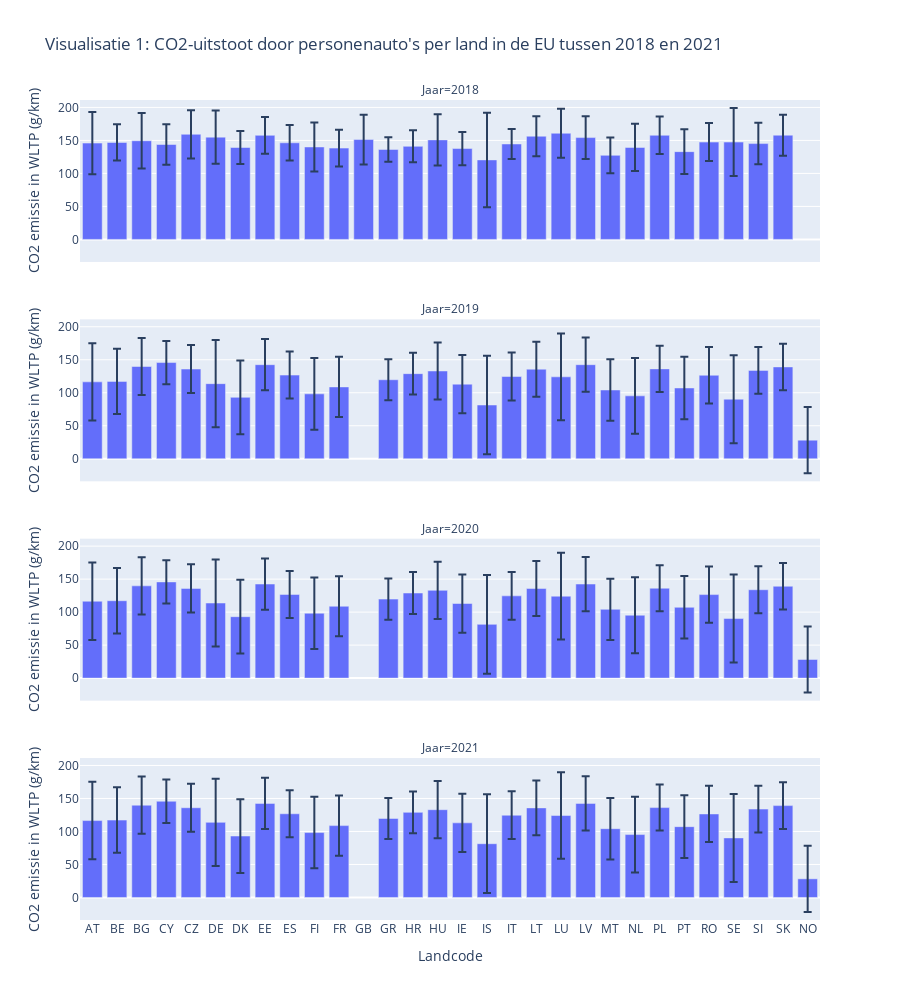

The cell this chart's notebook holds for it:
### Markdown cell above
## Dataset and preprocessing

Voor onze data story hebben wij gebruik gemaakt van de CO2 Cars Emission Datasets van het Europees Mileauagentschap (EEA). Dit zijn 7 datasets die de jaren 2015-2021 vertegenwoordigen en deze bevatten gegevens over de CO2-uitstoot van personenauto's in Europa. In de datasets is informatie te vinden over de uitstoot van meerdere Europese landen en over diverse overige aspecten, waaronder het merk en het model van de auto, het jaar van registratie, het brandstoftype, de CO2-uitstoot in gram per kilometer en andere technische specificaties.

Om onze dataset voor te bereiden op verdere analyse, hebben we een reeks preprocessing-stappen toegepast. Ons doel was om de data schoon te maken, te filteren en te transformeren, zodat het geschikt zou zijn voor onze specifieke behoeften. Ten eerste hebben we de zeven afzonderlijke datasets samengevoegd. Door deze datasets samen te voegen, konden we een meer omvattend beeld krijgen van de CO2-uitstoot van personenauto’s over een periode van zeven jaar waardoor het later makkelijker zou zijn om de visualisaties te creëren. Daarna hebben we onze dataset gefilterd op basis van de kolommen die we nodig hadden voor onze visualisaties en ook de rijen met ontbrekende waarden helemaal verwijderd. Om ervoor te zorgen dat de brandstoftypen consistent waren, hebben we een transformatie toegepast. We hebben de slashes in de brandstoftypen bijvoorbeeld vervangen door streepjes en alle tekst naar kleine letters geconverteerd. Bovendien hebben we een nieuwe kolom toegevoegd aan de dataset, namelijk het jaartal. De originele datasets bevatten deze kolom natuurlijk niet aangezien ze gericht zijn op jaarlijkse uitstoot, maar omdat wij deze datasets hebben samengevoegd was het relevant om het toe te voegen. Vervolgens hebben we alle kolomnamen hernoemd omdat de zeven datasets verschillende namen gebruikten voor dezelfde kolommen. In de ene dataset werd de kolom bijvoorbeeld 'Country' genoemd, terwijl in een andere dataset 'Member state' werd gebruikt. Ten slotte hebben we de rijen met 'Hydrogen' als brandstoftype uitgefilterd.

Door deze preprocessing-stappen toe te passen, hebben we een schone, gefilterde en getransformeerde dataset verkregen, die klaar was voor verdere analyse.

### Code cell
# Plot settings
fig = px.bar(country_emission,
    x="Country",
    y="Ewltp (g/km) mean",
    error_y="Ewltp (g/km) std",
    facet_col="year",
    facet_col_wrap=1,
    title="Visualisatie 1: CO2-uitstoot door personenauto's per land in de EU tussen 2018 en 2021",
    height=1000,
    labels={
        "Ewltp (g/km) mean": "CO2 emissie in WLTP (g/km)",
        "Country": "Landcode",
    },
)
fig.for_each_annotation(lambda a: a.update(text=a.text.replace('year', 'Jaar')))
fig.show()

### Figure 1 — Plotly figure (JSON) as saved in the notebook; plotly's stock layout.template omitted (floating-point values rounded to 4 significant figures)
{"data": [{"alignmentgroup": "True", "error_y": {"array": [47.06, 27.41, 41.88, 30.65, 36.59, 40.3, 25.04, 27.92, 26.8, 37.21, 27.85, 37.64, 18.58, 24.25, 38.87, 25.16, 71.62, 22.78, 30.23, 37.19, 32.45, 27.18, 35.72, 28.39, 33.97, 28.8, 51.49, 31.49, 31.07]}, "hovertemplate": "year=2018<br>Landcode=%{x}<br>CO2 emissie in WLTP (g/km)=%{y}<extra></extra>", "legendgroup": "", "marker": {"color": "#636efa", "pattern": {"shape": ""}}, "name": "", "offsetgroup": "", "orientation": "v", "showlegend": false, "textposition": "auto", "type": "bar", "x": ["AT", "BE", "BG", "CY", "CZ", "DE", "DK", "EE", "ES", "FI", "FR", "GB", "GR", "HR", "HU", "IE", "IS", "IT", "LT", "LU", "LV", "MT", "NL", "PL", "PT", "RO", "SE", "SI", "SK"], "xaxis": "x4", "y": [146.0, 147.0, 149.5, 143.8, 159.3, 155.0, 139.3, 157.7, 146.4, 140.1, 138.4, 151.3, 136.3, 141.0, 150.8, 137.7, 120.5, 144.6, 156.4, 160.9, 154.3, 127.4, 139.4, 157.8, 133.0, 147.5, 147.5, 145.2, 157.9], "yaxis": "y4"}, {"alignmentgroup": "True", "error_y": {"array": [58.69, 49.61, 43.37, 32.81, 36.44, 66.04, 55.84, 38.87, 35.65, 54.26, 45.59, 31.17, 31.64, 43.35, 44.15, 74.79, 36.21, 41.62, 65.66, 41.1, 46.51, 57.49, 50.12, 34.9, 47.43, 42.69, 66.65, 35.51, 35.28]}, "hovertemplate": "year=2019<br>Landcode=%{x}<br>CO2 emissie in WLTP (g/km)=%{y}<extra></extra>", "legendgroup": "", "marker": {"color": "#636efa", "pattern": {"shape": ""}}, "name": "", "offsetgroup": "", "orientation": "v", "showlegend": false, "textposition": "auto", "type": "bar", "x": ["AT", "BE", "BG", "CY", "CZ", "DE", "DK", "EE", "ES", "FI", "FR", "GR", "HR", "HU", "IE", "IS", "IT", "LT", "LU", "LV", "MT", "NL", "NO", "PL", "PT", "RO", "SE", "SI", "SK"], "xaxis": "x3", "y": [116.5, 117.3, 139.8, 145.8, 135.9, 113.8, 93.09, 142.6, 126.8, 98.35, 108.9, 119.7, 129.0, 133.0, 113.0, 81.45, 124.6, 135.7, 124.2, 142.6, 104.2, 95.31, 28.24, 136.2, 107.3, 126.6, 90.26, 133.9, 139.2], "yaxis": "y3"}, {"alignmentgroup": "True", "error_y": {"array": [58.69, 49.61, 43.37, 32.81, 36.44, 66.04, 55.84, 38.87, 35.65, 54.26, 45.59, 31.17, 31.64, 43.35, 44.15, 74.79, 36.21, 41.62, 65.66, 41.1, 46.51, 57.49, 50.12, 34.9, 47.43, 42.69, 66.65, 35.51, 35.28]}, "hovertemplate": "year=2020<br>Landcode=%{x}<br>CO2 emissie in WLTP (g/km)=%{y}<extra></extra>", "legendgroup": "", "marker": {"color": "#636efa", "pattern": {"shape": ""}}, "name": "", "offsetgroup": "", "orientation": "v", "showlegend": false, "textposition": "auto", "type": "bar", "x": ["AT", "BE", "BG", "CY", "CZ", "DE", "DK", "EE", "ES", "FI", "FR", "GR", "HR", "HU", "IE", "IS", "IT", "LT", "LU", "LV", "MT", "NL", "NO", "PL", "PT", "RO", "SE", "SI", "SK"], "xaxis": "x2", "y": [116.5, 117.3, 139.8, 145.8, 135.9, 113.8, 93.09, 142.6, 126.8, 98.35, 108.9, 119.7, 129.0, 133.0, 113.0, 81.45, 124.6, 135.7, 124.2, 142.6, 104.2, 95.31, 28.24, 136.2, 107.3, 126.6, 90.26, 133.9, 139.2], "yaxis": "y2"}, {"alignmentgroup": "True", "error_y": {"array": [58.69, 49.61, 43.37, 32.81, 36.44, 66.04, 55.84, 38.87, 35.65, 54.26, 45.59, 31.17, 31.64, 43.35, 44.15, 74.79, 36.21, 41.62, 65.66, 41.1, 46.51, 57.49, 50.12, 34.9, 47.43, 42.69, 66.65, 35.51, 35.28]}, "hovertemplate": "year=2021<br>Landcode=%{x}<br>CO2 emissie in WLTP (g/km)=%{y}<extra></extra>", "legendgroup": "", "marker": {"color": "#636efa", "pattern": {"shape": ""}}, "name": "", "offsetgroup": "", "orientation": "v", "showlegend": false, "textposition": "auto", "type": "bar", "x": ["AT", "BE", "BG", "CY", "CZ", "DE", "DK", "EE", "ES", "FI", "FR", "GR", "HR", "HU", "IE", "IS", "IT", "LT", "LU", "LV", "MT", "NL", "NO", "PL", "PT", "RO", "SE", "SI", "SK"], "xaxis": "x", "y": [116.5, 117.3, 139.8, 145.8, 135.9, 113.8, 93.09, 142.6, 126.8, 98.35, 108.9, 119.7, 129.0, 133.0, 113.0, 81.45, 124.6, 135.7, 124.2, 142.6, 104.2, 95.31, 28.24, 136.2, 107.3, 126.6, 90.26, 133.9, 139.2], "yaxis": "y"}], "layout": {"annotations": [{"font": {}, "showarrow": false, "text": "Jaar=2021", "x": 0.5, "xanchor": "center", "xref": "paper", "y": 0.1975, "yanchor": "bottom", "yref": "paper"}, {"font": {}, "showarrow": false, "text": "Jaar=2020", "x": 0.5, "xanchor": "center", "xref": "paper", "y": 0.465, "yanchor": "bottom", "yref": "paper"}, {"font": {}, "showarrow": false, "text": "Jaar=2019", "x": 0.5, "xanchor": "center", "xref": "paper", "y": 0.7325, "yanchor": "bottom", "yref": "paper"}, {"font": {}, "showarrow": false, "text": "Jaar=2018", "x": 0.5, "xanchor": "center", "xref": "paper", "y": 1, "yanchor": "bottom", "yref": "paper"}], "barmode": "relative", "height": 1000, "legend": {"tracegroupgap": 0}, "title": {"text": "Visualisatie 1: CO2-uitstoot door personenauto's per land in de EU tussen 2018 en 2021"}, "xaxis": {"anchor": "y", "domain": [0, 1], "title": {"text": "Landcode"}}, "xaxis2": {"anchor": "y2", "domain": [0, 1], "matches": "x", "showticklabels": false}, "xaxis3": {"anchor": "y3", "domain": [0, 1], "matches": "x", "showticklabels": false}, "xaxis4": {"anchor": "y4", "domain": [0, 1], "matches": "x", "showticklabels": false}, "yaxis": {"anchor": "x", "domain": [0, 0.1975], "title": {"text": "CO2 emissie in WLTP (g/km)"}}, "yaxis2": {"anchor": "x2", "domain": [0.2675, 0.465], "matches": "y", "title": {"text": "CO2 emissie in WLTP (g/km)"}}, "yaxis3": {"anchor": "x3", "domain": [0.535, 0.7325], "matches": "y", "title": {"text": "CO2 emissie in WLTP (g/km)"}}, "yaxis4": {"anchor": "x4", "domain": [0.8025, 1], "matches": "y", "title": {"text": "CO2 emissie in WLTP (g/km)"}}}}
